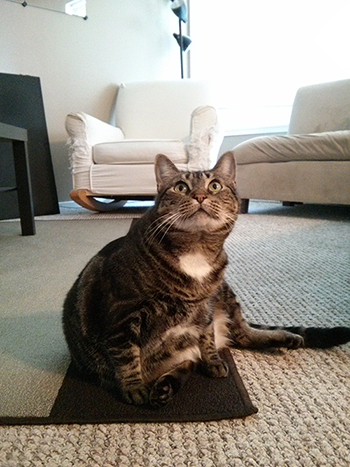
#> input picture python/Automate_the_Boring_Stuff_3e_onlinematerials/Automate_the_Boring_Stuff_3e_onlinematerials/zophie.png, 350 x 467 px, found by its file name
$ python image04.py
#> lines starting #> are read from the running program, lines starting #| are printed output that depends on the picture

from PIL import Image
catImg = Image.open("C:\\Users\\IBRAHIM\\Documents\\ml-vet-journey\\python\\Automate_the_Boring_Stuff_3e_onlinematerials\\Automate_the_Boring_Stuff_3e_onlinematerials\\zophie.png")
#> catImg is the input picture: PIL image 350x467 RGB; mean R, G, B 146.9, 141, 131.1
print(catImg.size)
#| (350, 467)
faceIm = catImg.crop((335, 345, 565, 560))
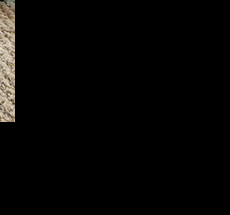
#> faceIm: PIL image 230x215 RGB; mean R, G, B 6.2, 5.7, 4.9
catImWidth, catImHeight = catImg.size
#> catImWidth = 350; catImHeight = 467
faceImWidth, faceImHeight = faceIm.size
#> faceImWidth = 230; faceImHeight = 215
catCopyTwo = catImg.copy()
for left in range(0, catImWidth, faceImWidth):
         for top in range(0, catImHeight, faceImHeight):
             print(left, top)
             catCopyTwo.paste(faceIm, (left, top))
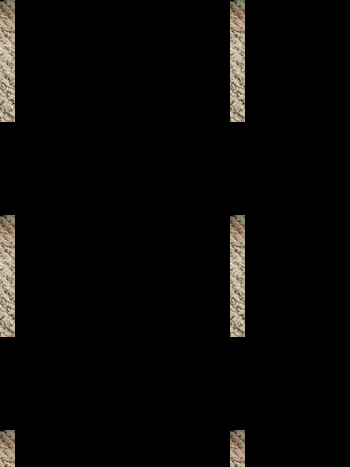
#> catCopyTwo: PIL image 350x467 RGB; mean R, G, B 8.6, 7.8, 6.7


catCopyTwo.save('tiled.png')
